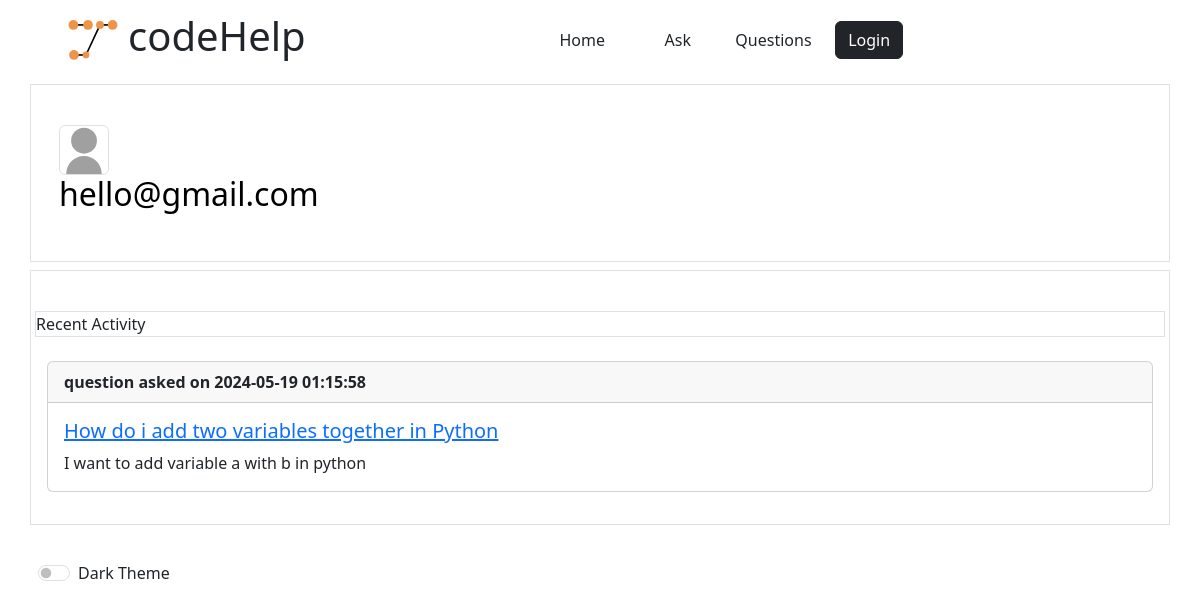
The page /profile/2 on the database its author committed.
### app/models.py (models this page shows, shortened)
class User(UserMixin, db.Model):
    id: so.Mapped[int] = so.mapped_column(primary_key=True)
    username: so.Mapped[str] = so.mapped_column(sa.String(64), index=True,
                                                unique=True)
    email: so.Mapped[str] = so.mapped_column(sa.String(120), index=True,
                                             unique=True)
    password_hash: so.Mapped[Optional[str]] = so.mapped_column(sa.String(256))
    posts: so.WriteOnlyMapped['Post'] = so.relationship(
        back_populates='author')
    comments: so.WriteOnlyMapped['Comment'] = so.relationship(
        back_populates='author')

class Post(db.Model):
    id: so.Mapped[int] = so.mapped_column(primary_key=True)
    title: so.Mapped[str] = so.mapped_column(sa.String(140))
    body: so.Mapped[str] = so.mapped_column(sa.String(256))
    timestamp: so.Mapped[datetime] = so.mapped_column(
        index=True, default=lambda: datetime.now(timezone.utc).replace(microsecond=0))
    user_id: so.Mapped[int] = so.mapped_column(sa.ForeignKey(User.id),
                                               index=True)
    author: so.Mapped[User] = so.relationship(back_populates='posts')
    comments: so.WriteOnlyMapped['Comment'] = so.relationship(
        back_populates='post')

### app/routes.py (the view)
@app.route('/profile/<int:user_id>')
def profile(user_id):
    posts = Post.query.filter_by(user_id=user_id).order_by(desc(Post.timestamp)).all()
    user = User.query.get_or_404(user_id)
    return render_template('profilePage.html', posts=posts, user=user)

### app/templates/profilePage.html (shortened to what this page needs)
{% extends "base.html" %}
{% block content %}
<div class="container p-4 my-2 border">
    <div class="row">
        <div class="col-md-3 p-3 text-black">
            <img src="{{ url_for('static', filename='profile_pic.svg') }}" alt="Profile Picture" class="border rounded" style="width: 50px;">
            <h2>{{ user.username }}</h2></div>
        </div>
    </div>
</div>
<div class="container p-3 my-2 border">
    <div class="row border my-4">Recent Activity</div>
    {% for post in posts %}
    <div class="card mb-3">
        <div class="card-header">
            <strong>question asked on {{post.timestamp}}</strong>
        </div>
        <div class="card-body">
            <h5 class="card-title"><a href="{{ url_for('postDetails', post_id=post.id) }}">{{ post.title }}</a></h5>
            <p class="card-text">{{ post.body }}</p>
        </div>
    </div>
    {% endfor %}
</div>
{% endblock %}

### app/static/codeHelp.css (style rules this page uses)
body { background-color: #ffffff; color: #212529; }

### rows shown on the page
User: username "hello@gmail.com"
Post: timestamp "2024-05-19 01:15:58", title "How do i add two variables together in Python", body "I want to add variable a with b in python"
